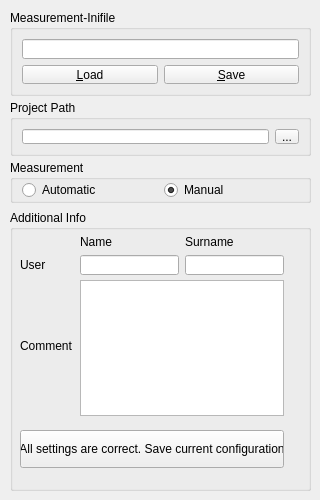
     <widget class="QWidget" name="m_tabAllgemein">
      <attribute name="title">
       <string>Genereal</string>
      </attribute>
      <widget class="QGroupBox" name="groupBox_Project">
       <property name="geometry">
        <rect>
         <x>10</x>
         <y>10</y>
         <width>301</width>
         <height>86</height>
        </rect>
       </property>
       <property name="minimumSize">
        <size>
         <width>286</width>
         <height>0</height>
        </size>
       </property>
       <property name="maximumSize">
        <size>
         <width>350</width>
         <height>16777215</height>
        </size>
       </property>
       <property name="title">
        <string>Measurement-Inifile</string>
       </property>
       <layout class="QGridLayout">
        <item row="0" column="0" colspan="2">
         <widget class="QLineEdit" name="m_ProjectInifile">
          <property name="enabled">
           <bool>true</bool>
          </property>
          <property name="readOnly">
           <bool>true</bool>
          </property>
         </widget>
        </item>
        <item row="1" column="0">
         <widget class="QPushButton" name="m_ProjectIniLoad">
          <property name="text">
           <string>&amp;Load</string>
          </property>
         </widget>
        </item>
        <item row="1" column="1">
         <widget class="QPushButton" name="m_ProjectIniSave">
          <property name="text">
           <string>&amp;Save</string>
          </property>
         </widget>
        </item>
       </layout>
      </widget>
      <widget class="QGroupBox" name="groupBox_Path">
       <property name="geometry">
        <rect>
         <x>10</x>
         <y>100</y>
         <width>301</width>
         <height>56</height>
        </rect>
       </property>
       <property name="minimumSize">
        <size>
         <width>286</width>
         <height>0</height>
        </size>
       </property>
       <property name="maximumSize">
        <size>
         <width>350</width>
         <height>16777215</height>
        </size>
       </property>
       <property name="title">
        <string>Project Path</string>
       </property>
       <layout class="QHBoxLayout" name="_2">
        <item>
         <widget class="QLineEdit" name="m_ProjectPath"/>
        </item>
        <item>
         <widget class="QToolButton" name="m_ProjectPath_btn">
          <property name="text">
           <string>...</string>
          </property>
         </widget>
        </item>
       </layout>
      </widget>
      <widget class="QGroupBox" name="groupBox_Type">
       <property name="geometry">
        <rect>
         <x>10</x>
         <y>160</y>
         <width>301</width>
         <height>43</height>
        </rect>
       </property>
       <property name="minimumSize">
        <size>
         <width>286</width>
         <height>0</height>
        </size>
       </property>
       <property name="maximumSize">
        <size>
         <width>350</width>
         <height>16777215</height>
        </size>
       </property>
       <property name="title">
        <string>Measurement</string>
       </property>
       <property name="flat">
        <bool>false</bool>
       </property>
       <property name="checkable">
        <bool>false</bool>
       </property>
       <property name="checked">
        <bool>false</bool>
       </property>
       <layout class="QHBoxLayout" name="_3">
        <property name="topMargin">
         <number>3</number>
        </property>
        <property name="bottomMargin">
         <number>3</number>
        </property>
        <item>
         <widget class="QRadioButton" name="m_Project_praxis">
          <property name="text">
           <string>Automatic</string>
          </property>
         </widget>
        </item>
        <item>
         <widget class="QRadioButton" name="m_Project_Einzelmessung">
          <property name="text">
           <string>Manual</string>
          </property>
          <property name="checked">
           <bool>true</bool>
          </property>
         </widget>
        </item>
       </layout>
      </widget>
      <widget class="QGroupBox" name="groupBox_Person">
       <property name="geometry">
        <rect>
         <x>10</x>
         <y>210</y>
         <width>301</width>
         <height>281</height>
        </rect>
       </property>
       <property name="minimumSize">
        <size>
         <width>286</width>
         <height>0</height>
        </size>
       </property>
       <property name="maximumSize">
        <size>
         <width>308</width>
         <height>16777215</height>
        </size>
       </property>
       <property name="title">
        <string>Additional Info</string>
       </property>
       <widget class="QLabel" name="label_45">
        <property name="geometry">
         <rect>
          <x>70</x>
          <y>21</y>
          <width>99</width>
          <height>21</height>
         </rect>
        </property>
        <property name="text">
         <string>Name</string>
        </property>
       </widget>
       <widget class="QLabel" name="label_46">
        <property name="geometry">
         <rect>
          <x>175</x>
          <y>21</y>
          <width>99</width>
          <height>21</height>
         </rect>
        </property>
        <property name="text">
         <string>Surname</string>
        </property>
       </widget>
       <widget class="QLabel" name="label">
        <property name="geometry">
         <rect>
          <x>10</x>
          <y>45</y>
          <width>54</width>
          <height>20</height>
         </rect>
        </property>
        <property name="text">
         <string>User</string>
        </property>
       </widget>
       <widget class="QLineEdit" name="m_ProjectUser">
        <property name="geometry">
         <rect>
          <x>70</x>
          <y>45</y>
          <width>99</width>
          <height>20</height>
         </rect>
        </property>
       </widget>
       <widget class="QLineEdit" name="m_ProjectUser_2">
        <property name="geometry">
         <rect>
          <x>175</x>
          <y>45</y>
          <width>99</width>
          <height>20</height>
         </rect>
        </property>
       </widget>
       <widget class="QLabel" name="labelComment">
        <property name="geometry">
         <rect>
          <x>10</x>
          <y>70</y>
          <width>54</width>
          <height>131</height>
         </rect>
        </property>
        <property name="text">
         <string>Comment</string>
        </property>
       </widget>
       <widget class="QTextEdit" name="m_ProjectComment">
        <property name="geometry">
         <rect>
          <x>70</x>
          <y>70</y>
          <width>204</width>
          <height>136</height>
         </rect>
        </property>
        <property name="sizePolicy">
         <sizepolicy hsizetype="Preferred" vsizetype="Preferred">
          <horstretch>0</horstretch>
          <verstretch>0</verstretch>
         </sizepolicy>
        </property>
        <property name="focusPolicy">
         <enum>Qt::WheelFocus</enum>
        </property>
        <property name="autoFillBackground">
         <bool>false</bool>
        </property>
        <property name="autoFormatting">
         <set>QTextEdit::AutoBulletList</set>
        </property>
        <property name="tabChangesFocus">
         <bool>true</bool>
        </property>
        <property name="documentTitle">
         <string/>
        </property>
        <property name="lineWrapMode">
         <enum>QTextEdit::WidgetWidth</enum>
        </property>
        <property name="html">
         <string>&lt;!DOCTYPE HTML PUBLIC &quot;-//W3C//DTD HTML 4.0//EN&quot; &quot;http://www.w3.org/TR/REC-html40/strict.dtd&quot;&gt;
&lt;html&gt;&lt;head&gt;&lt;meta name=&quot;qrichtext&quot; content=&quot;1&quot; /&gt;&lt;style type=&quot;text/css&quot;&gt;
p, li { white-space: pre-wrap; }
&lt;/style&gt;&lt;/head&gt;&lt;body style=&quot; font-family:'MS Shell Dlg 2'; font-size:8.25pt; font-weight:400; font-style:normal;&quot;&gt;
&lt;p style=&quot;-qt-paragraph-type:empty; margin-top:0px; margin-bottom:0px; margin-left:0px; margin-right:0px; -qt-block-indent:0; text-indent:0px; font-size:8pt;&quot;&gt;&lt;br /&gt;&lt;/p&gt;&lt;/body&gt;&lt;/html&gt;</string>
        </property>
        <property name="acceptRichText">
         <bool>false</bool>
        </property>
       </widget>
       <widget class="QPushButton" name="m_ProjectOK">
        <property name="geometry">
         <rect>
          <x>10</x>
          <y>220</y>
          <width>264</width>
          <height>38</height>
         </rect>
        </property>
        <property name="text">
         <string>All settings are correct. Save current configuration</string>
        </property>
       </widget>
      </widget>
     </widget>
